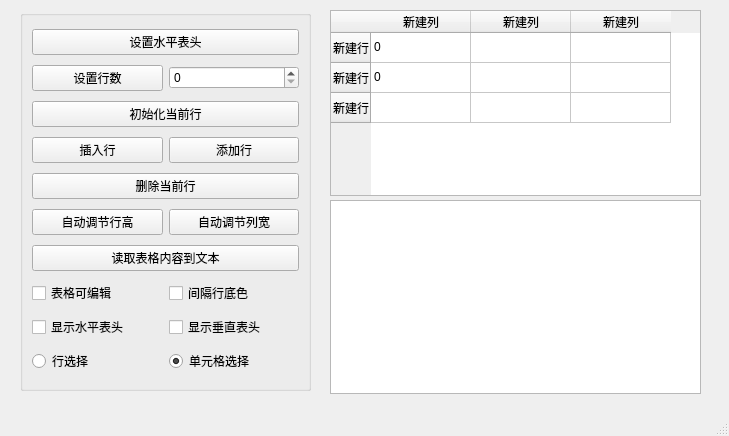
<?xml version="1.0" encoding="UTF-8"?>
<ui version="4.0">
 <class>MainWindow</class>
 <widget class="QMainWindow" name="MainWindow">
  <property name="geometry">
   <rect>
    <x>0</x>
    <y>0</y>
    <width>729</width>
    <height>436</height>
   </rect>
  </property>
  <property name="windowTitle">
   <string>MainWindow</string>
  </property>
  <widget class="QWidget" name="centralwidget">
   <widget class="QGroupBox" name="groupBox">
    <property name="geometry">
     <rect>
      <x>20</x>
      <y>10</y>
      <width>291</width>
      <height>381</height>
     </rect>
    </property>
    <property name="title">
     <string/>
    </property>
    <layout class="QGridLayout" name="gridLayout">
     <item row="0" column="0" colspan="2">
      <widget class="QPushButton" name="btnSetHeader">
       <property name="text">
        <string>设置水平表头</string>
       </property>
      </widget>
     </item>
     <item row="1" column="0">
      <widget class="QPushButton" name="btnSetRow">
       <property name="text">
        <string>设置行数</string>
       </property>
      </widget>
     </item>
     <item row="1" column="1">
      <widget class="QSpinBox" name="spinRowCount"/>
     </item>
     <item row="2" column="0" colspan="2">
      <widget class="QPushButton" name="btnInitData">
       <property name="text">
        <string>初始化当前行</string>
       </property>
      </widget>
     </item>
     <item row="3" column="0">
      <widget class="QPushButton" name="btnInsertRow">
       <property name="text">
        <string>插入行</string>
       </property>
      </widget>
     </item>
     <item row="3" column="1">
      <widget class="QPushButton" name="btnAddRow">
       <property name="text">
        <string>添加行</string>
       </property>
      </widget>
     </item>
     <item row="4" column="0" colspan="2">
      <widget class="QPushButton" name="btnDelCurRow">
       <property name="text">
        <string>删除当前行</string>
       </property>
      </widget>
     </item>
     <item row="5" column="0">
      <widget class="QPushButton" name="btnAutoHeight">
       <property name="text">
        <string>自动调节行高</string>
       </property>
      </widget>
     </item>
     <item row="5" column="1">
      <widget class="QPushButton" name="btnAutoWigth">
       <property name="text">
        <string>自动调节列宽</string>
       </property>
      </widget>
     </item>
     <item row="6" column="0" colspan="2">
      <widget class="QPushButton" name="btnReadToEdit">
       <property name="text">
        <string>读取表格内容到文本</string>
       </property>
      </widget>
     </item>
     <item row="7" column="0">
      <widget class="QCheckBox" name="chkTableEdit">
       <property name="text">
        <string>表格可编辑</string>
       </property>
      </widget>
     </item>
     <item row="7" column="1">
      <widget class="QCheckBox" name="chkRow">
       <property name="text">
        <string>间隔行底色</string>
       </property>
      </widget>
     </item>
     <item row="8" column="0">
      <widget class="QCheckBox" name="chkShowHHeader">
       <property name="text">
        <string>显示水平表头</string>
       </property>
      </widget>
     </item>
     <item row="8" column="1">
      <widget class="QCheckBox" name="chkShowVHeader">
       <property name="text">
        <string>显示垂直表头</string>
       </property>
      </widget>
     </item>
     <item row="9" column="0">
      <widget class="QRadioButton" name="radioButton">
       <property name="text">
        <string>行选择</string>
       </property>
      </widget>
     </item>
     <item row="9" column="1">
      <widget class="QRadioButton" name="radioButton_2">
       <property name="text">
        <string>单元格选择</string>
       </property>
       <property name="checked">
        <bool>true</bool>
       </property>
      </widget>
     </item>
    </layout>
   </widget>
   <widget class="QTableWidget" name="tableWidget">
    <property name="geometry">
     <rect>
      <x>330</x>
      <y>10</y>
      <width>371</width>
      <height>186</height>
     </rect>
    </property>
    <row>
     <property name="text">
      <string>新建行</string>
     </property>
    </row>
    <row>
     <property name="text">
      <string>新建行</string>
     </property>
    </row>
    <row>
     <property name="text">
      <string>新建行</string>
     </property>
    </row>
    <column>
     <property name="text">
      <string>新建列</string>
     </property>
    </column>
    <column>
     <property name="text">
      <string>新建列</string>
     </property>
    </column>
    <column>
     <property name="text">
      <string>新建列</string>
     </property>
    </column>
    <item row="0" column="0">
     <property name="text">
      <string>0</string>
     </property>
    </item>
    <item row="1" column="0">
     <property name="text">
      <string>0</string>
     </property>
    </item>
   </widget>
   <widget class="QPlainTextEdit" name="plainTextEdit">
    <property name="geometry">
     <rect>
      <x>330</x>
      <y>200</y>
      <width>371</width>
      <height>194</height>
     </rect>
    </property>
   </widget>
  </widget>
  <widget class="QMenuBar" name="menubar">
   <property name="geometry">
    <rect>
     <x>0</x>
     <y>0</y>
     <width>729</width>
     <height>21</height>
    </rect>
   </property>
  </widget>
  <widget class="QStatusBar" name="statusbar"/>
 </widget>
 <resources/>
 <connections/>
</ui>
